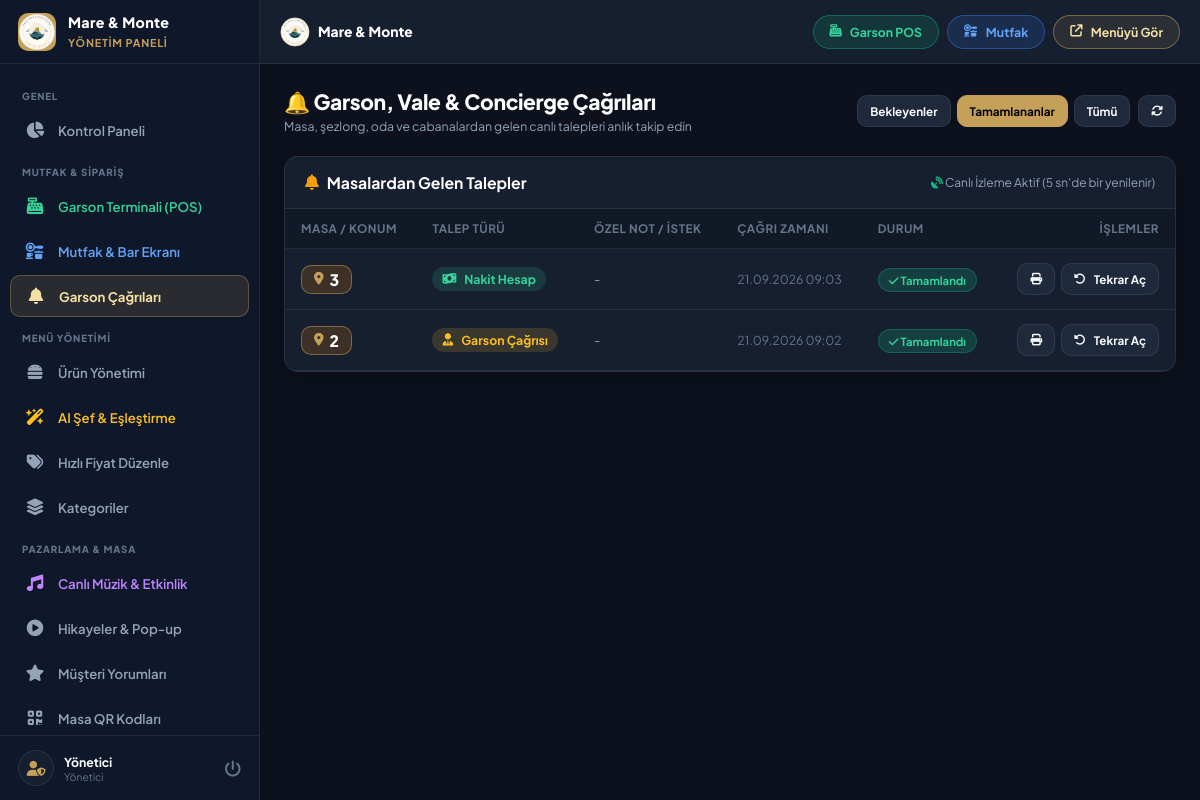
Page /admin/waiter-calls.php?status=completed (signed in) on the earlier database version.
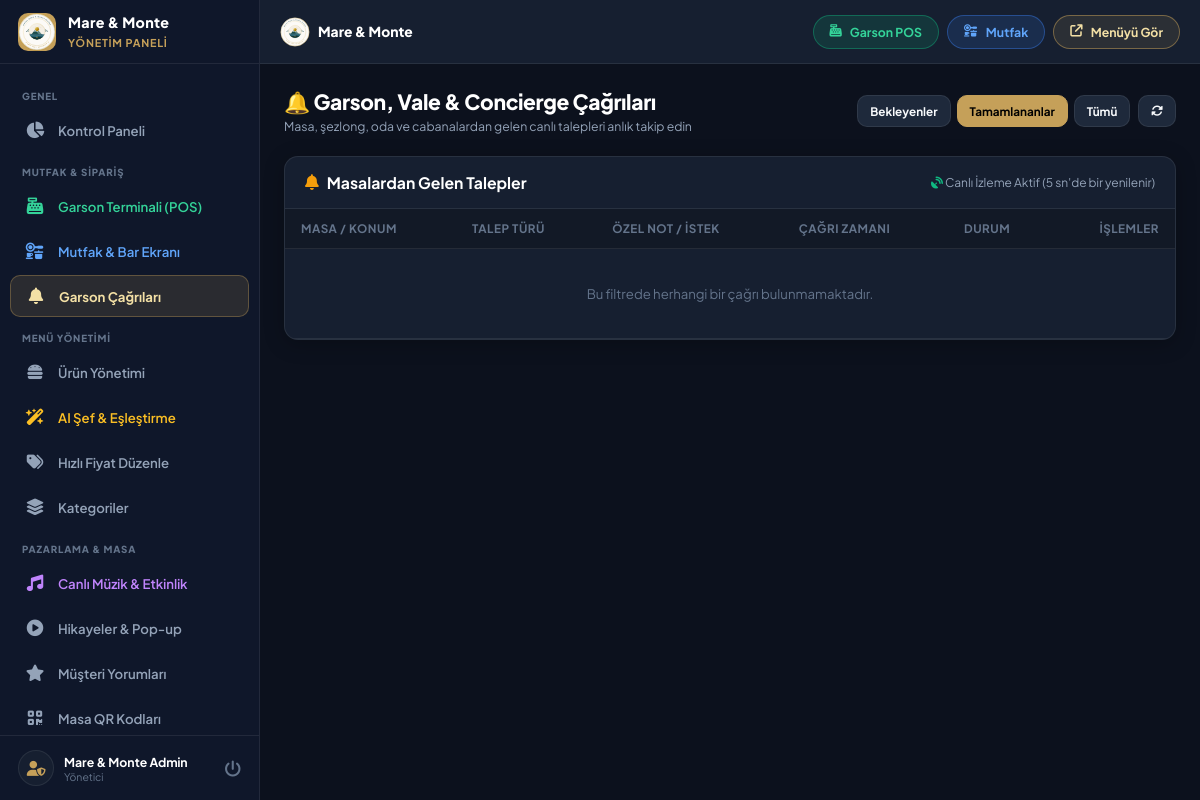
Same page on the later database version.
### tables this page shows
CREATE TABLE waiter_calls (
        id INTEGER PRIMARY KEY AUTOINCREMENT,
        table_number VARCHAR(50) NOT NULL,
        call_type VARCHAR(50) DEFAULT 'waiter',
        note TEXT,
        status VARCHAR(30) DEFAULT 'pending',
        created_at DATETIME DEFAULT CURRENT_TIMESTAMP
    );

### config.php (called while the page is built, shortened)
<?php
function clean($data) {
    return htmlspecialchars(trim((string)$data), ENT_QUOTES, 'UTF-8');
}

### admin/waiter-calls.php (the view, shortened to what the changed rows need)
<?php
require_once __DIR__ . '/header.php';
$filterStatus = clean($_GET['status'] ?? 'pending');
$query = "SELECT * FROM waiter_calls WHERE 1=1";
if ($filterStatus !== 'all') {
    $query .= " AND status = " . $pdo->quote($filterStatus);
}
$query .= " ORDER BY id DESC LIMIT 60";
$calls = $pdo->query($query)->fetchAll();
function getCallTypeDetails($type) {
    switch ($type) {
        case 'cash_bill':
            return ['label' => 'Nakit Hesap', 'icon' => 'fa-money-bill-wave', 'color' => '#34d399', 'bg' => 'rgba(52,211,153,0.15)'];
        default:
            return ['label' => 'Garson Çağrısı', 'icon' => 'fa-user-tie', 'color' => '#fbbf24', 'bg' => 'rgba(251,191,36,0.15)'];
    }
}
?>
<div class="page-header">
    <div class="page-title">
        <h1>🔔 Garson, Vale &amp; Concierge Çağrıları</h1>
    </div>
</div>
<div class="card">
    <div class="card-body" style="padding: 0;">
        <div class="table-responsive desktop-table-view">
            <table class="admin-table">
                <thead>
                    <tr>
                        <th>Masa / Konum</th>
                        <th>Talep Türü</th>
                        <th>Özel Not / İstek</th>
                        <th>Çağrı Zamanı</th>
                        <th>Durum</th>
                        <th style="text-align: right;">İşlemler</th>
                    </tr>
                </thead>
                <tbody id="callsTableBody">
                    <?php if (empty($calls)): ?>
                        <tr>
                            <td colspan="6" style="text-align: center; padding: 36px; color: var(--text-dim);">
                                Bu filtrede herhangi bir çağrı bulunmamaktadır.
                            </td>
                        </tr>
                    <?php else: ?>
                        <?php foreach ($calls as $call):
                            $info = getCallTypeDetails($call['call_type']);
                        ?>
                            <tr id="row-call-<?php echo $call['id']; ?>">
                                <td>
                                    <span style="font-size: 1.05rem; font-weight: 800; color: #fff; background: rgba(217, 119, 6, 0.2); padding: 4px 12px; border-radius: var(--radius-sm); border: 1px solid var(--border-focus); display:inline-flex; align-items:center; gap:6px;">
                                        <i class="fas fa-location-dot" style="color:var(--primary);font-size:0.85rem;"></i>
                                        <?php echo htmlspecialchars($call['table_number']); ?>
                                    </span>
                                </td>
                                <td>
                                    <span style="display: inline-flex; align-items: center; gap: 8px; font-weight: 700; color: <?php echo $info['color']; ?>; background: <?php echo $info['bg']; ?>; padding: 4px 10px; border-radius: 999px; font-size: 0.82rem;">
                                        <i class="fas <?php echo $info['icon']; ?>"></i>
                                        <?php echo $info['label']; ?>
                                    </span>
                                </td>
                                <td style="color: var(--text-muted); font-size: 0.85rem;">
                                    <?php echo htmlspecialchars($call['note'] ?: '-'); ?>
                                </td>
                                <td style="font-size: 0.82rem; color: var(--text-dim);">
                                    <?php echo date('d.m.Y H:i', strtotime($call['created_at'])); ?>
                                </td>
                                <td>
                                    <?php if ($call['status'] === 'pending'): ?>
                                        <span style="background: rgba(239, 68, 68, 0.2); color: #f87171; border: 1px solid rgba(239,68,68,0.3); padding: 4px 10px; border-radius: 999px; font-size: 0.75rem; font-weight: 700;">
                                            <i class="fas fa-clock"></i> Bekliyor
                                        </span>
                                    <?php else: ?>
                                        <span style="background: rgba(16, 185, 129, 0.2); color: #34d399; border: 1px solid rgba(16,185,129,0.3); padding: 4px 10px; border-radius: 999px; font-size: 0.75rem; font-weight: 700;">
                                            <i class="fas fa-check"></i> Tamamlandı
                                        </span>
                                    <?php endif; ?>
                                </td>
                                <td style="text-align: right;">
                                    <div style="display:inline-flex; gap:6px;">
                                        <button type="button" class="btn btn-secondary btn-sm" onclick='printCallSlip(<?php echo json_encode($call); ?>)' title="Fiş Yazdır">
                                            <i class="fas fa-print"></i>
                                        </button>
                                        <?php if ($call['status'] === 'pending'): ?>
                                            <button type="button" class="btn btn-success btn-sm" onclick="changeStatus(<?php echo $call['id']; ?>, 'completed')">
                                                <i class="fas fa-check"></i> Tamamla
                                            </button>
                                        <?php else: ?>
                                            <button type="button" class="btn btn-secondary btn-sm" onclick="changeStatus(<?php echo $call['id']; ?>, 'pending')">
                                                <i class="fas fa-rotate-left"></i> Tekrar Aç
                                            </button>
                                        <?php endif; ?>
                                    </div>
                                </td>
                            </tr>
                        <?php endforeach; ?>
                    <?php endif; ?>
                </tbody>
            </table>
        </div>
    </div>
</div>
<?php require_once __DIR__ . '/footer.php'; ?>

### admin/header.php (shortened to what the changed rows need)
<?php
$adminName = $_SESSION['admin_name'] ?? 'Yönetici';
?>
<!DOCTYPE html>
<html lang="tr">
<head>
    <link rel="stylesheet" href="https://cdnjs.cloudflare.com/ajax/libs/font-awesome/6.4.0/css/all.min.css">
    <link rel="stylesheet" href="../assets/css/admin.css?v=<?php echo time(); ?>">
</head>
<body>
    <aside class="admin-sidebar" id="adminSidebar">
        <div class="sidebar-header">
            <div class="sidebar-brand-text">
                <h2>Mare &amp; Monte</h2>
            </div>
        </div>
        <div class="sidebar-footer">
            <div class="admin-profile">
                <div>
                    <div class="admin-name"><?php echo htmlspecialchars($adminName); ?></div>
                    <div class="admin-role">Yönetici</div>
                </div>
            </div>
        </div>
    </aside>
    <div class="admin-main">
        <main class="admin-content">

Differences in the rows shown:
no longer on this page (row edited): waiter_calls: table_number "3", call_type "Nakit Hesap", note "-", created_at "21.09.2026 09:03", status "completed" (drawn)
no longer on this page (row edited): waiter_calls: table_number "2", call_type "Garson Çağrısı", note "-", created_at "21.09.2026 09:02", status "completed" (drawn)
Other differences:
$adminName: "Yönetici" → "Mare & Monte Admin"
text now shown: "Bu filtrede herhangi bir çağrı bulunmamaktadır."
